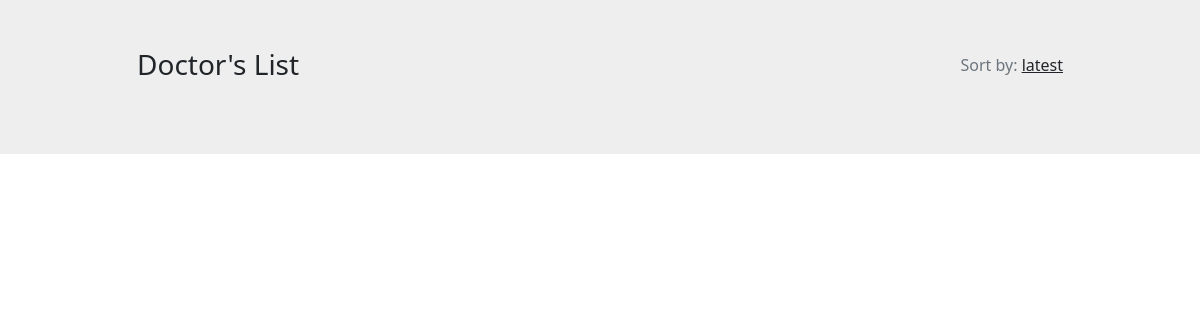
Before: /doctors_list/ with the older database file.
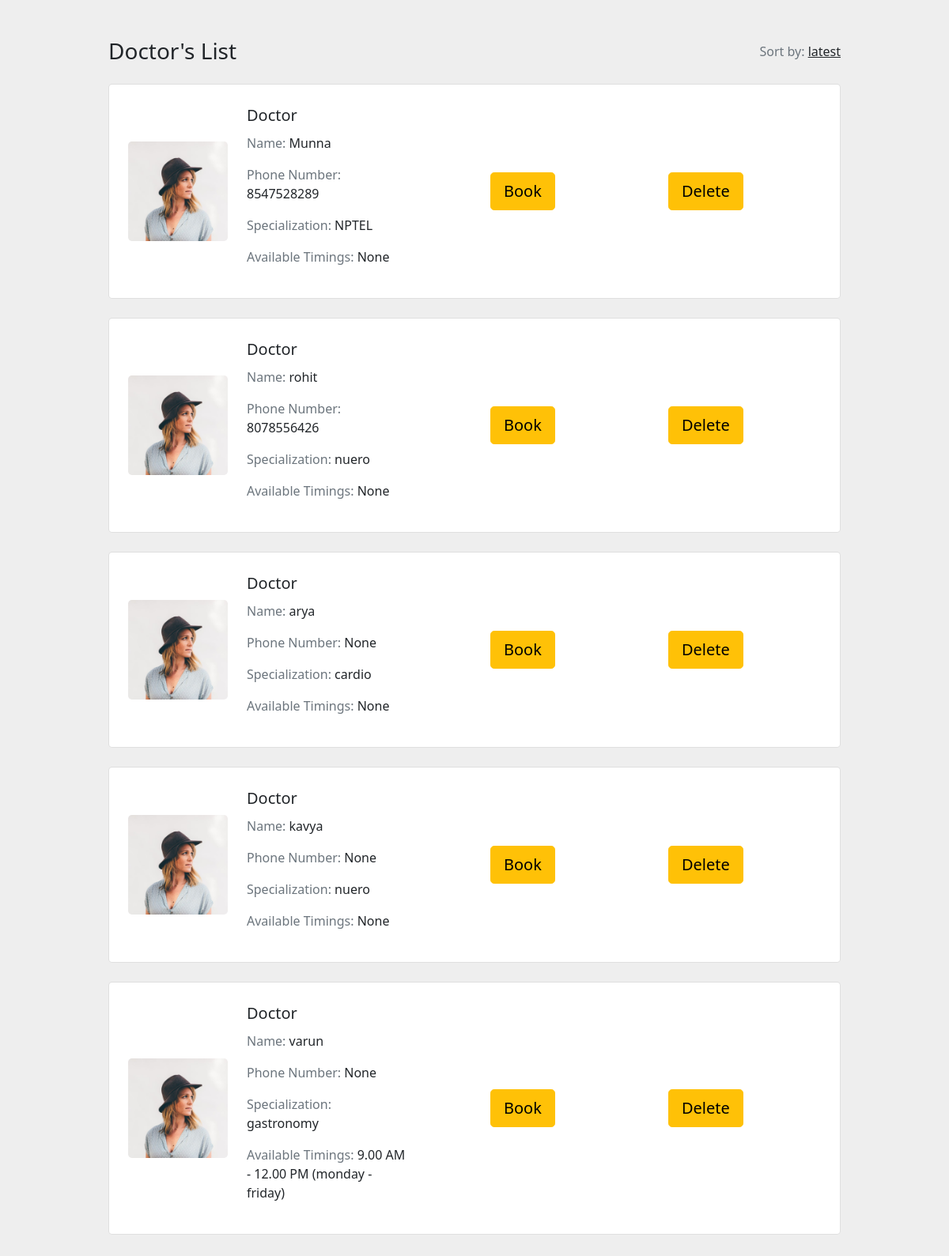
After: the same page with the newer database file.
### ct/models.py (models this page shows, shortened)
class DoctorProfile(models.Model):
    user = models.OneToOneField(settings.AUTH_USER_MODEL, on_delete=models.CASCADE)
    phone_number = models.CharField(max_length=15, blank=True, null=True)
    state = models.CharField(max_length=255, null=True, blank=True)
    district = models.CharField(max_length=100, blank=True, null=True)
    age = models.IntegerField(blank=True, null=True)
    gender = models.CharField(max_length=10, blank=True)
    certifications = models.TextField()
    specialization = models.CharField(max_length=100)
    available_timings = models.CharField(max_length=255, blank=True, null=True)
    booked_by = models.ManyToManyField(settings.AUTH_USER_MODEL, related_name='booked_doctors', blank=True)

class CustomUser(AbstractUser):
    CUSTOMER = 1
    DIETITIAN = 2
    DOCTOR = 3
    ROLE_CHOICE = (
     (CUSTOMER, 'Customer'),
     (DIETITIAN, 'Dietitian'),
     (DOCTOR, 'Doctor'),
    )
    username = models.CharField(max_length=100,unique=True ,default='')
    email = models.EmailField(unique=True)
    password = models.CharField(max_length=128)
    is_Customer = models.BooleanField(default=False)
    is_Dietitian = models.BooleanField(default=False)
    is_Doctor = models.BooleanField(default=False)
    REQUIRED_FIELDS = []

### ct/views.py (the view)
# urls.py: path('doctors_list/', views.doctors_list, name='doctors_list'),
def doctors_list(request):
    doctors = DoctorProfile.objects.all()
    context = {
        'doctors': doctors,
    }
    return render(request, 'doctors_list.html', context)

### ct/templates/doctors_list.html (shortened to what this page needs)
{% load static %}
<!DOCTYPE html>
<html lang="en">
    <head>
        <link href="https://cdn.jsdelivr.net/npm/bootstrap@5.0.2/dist/css/bootstrap.min.css" rel="stylesheet">
    </head>
    <body>
<section class="h-100" style="background-color: #eee;">
    <div class="container h-100 py-5">
      <div class="row d-flex justify-content-center align-items-center h-100">
        <div class="col-10">
          <div class="d-flex justify-content-between align-items-center mb-4">
            <h3 class="fw-normal mb-0 text-black">Doctor's List</h3>
            <div>
              <p class="mb-0"><span class="text-muted">Sort by:</span> <a href="#!" class="text-body">latest </a></p>
            </div>
          </div>
     {% for doctor in doctors %}
          <div class="card rounded-3 mb-4">
            <div class="card-body p-4">
              <div class="row d-flex justify-content-between align-items-center">
                <div class="col-md-2 col-lg-2 col-xl-2">
                  <img
                    src="{% static 'img/avatar/avatar-face-02.png' %}"
                    class="img-fluid rounded-3" alt="{{ doctor.user.username }}">
                </div>
                <div class="col-md-3 col-lg-3 col-xl-3">
                  <p class="lead fw-normal mb-2">Doctor</p>
                  <p><span class="text-muted">Name: </span>{{ doctor.user.username }}</p>
                  <p><span class="text-muted">Phone Number: </span>{{ doctor.phone_number }}</p>
                  <p><span class="text-muted">Specialization: </span>{{ doctor.specialization }}</p>
                  <p><span class="text-muted">Available Timings: </span>{{ doctor.available_timings }}</p>
                </div>
                <div class="col-md-3 col-lg-2 col-xl-2 offset-lg-1">
                  <button type="submit" id="bookbtn" class="btn btn-warning btn-lg ms-2" onclick="bookSlot('{{ doctor.id }}')">Book</button>
                </div>
                <div class="col-md-3 col-lg-2 col-xl-2 offset-lg-1">
                  <button type="submit" id="deletebtn" class="btn btn-warning btn-lg ms-2" onclick="deleteProfile('{{ doctor.id }}')">Delete</button>
                </div>
              </div>
            </div>
          </div>
          {% endfor %}
      </div>
  </div>
</div>
</section>
</body>
</html>

Changed rows visible on the page:
added DoctorProfile: user.username "Munna", phone_number "8547528289", specialization "NPTEL", available_timings "None"
added DoctorProfile: user.username "rohit", phone_number "8078556426", specialization "nuero", available_timings "None"
added DoctorProfile: user.username "arya", phone_number "None", specialization "cardio", available_timings "None"
added DoctorProfile: user.username "kavya", phone_number "None", specialization "nuero", available_timings "None"
added DoctorProfile: user.username "varun", phone_number "None", specialization "gastronomy", available_timings "9.00 AM - 12.00 PM (monday - friday)"
